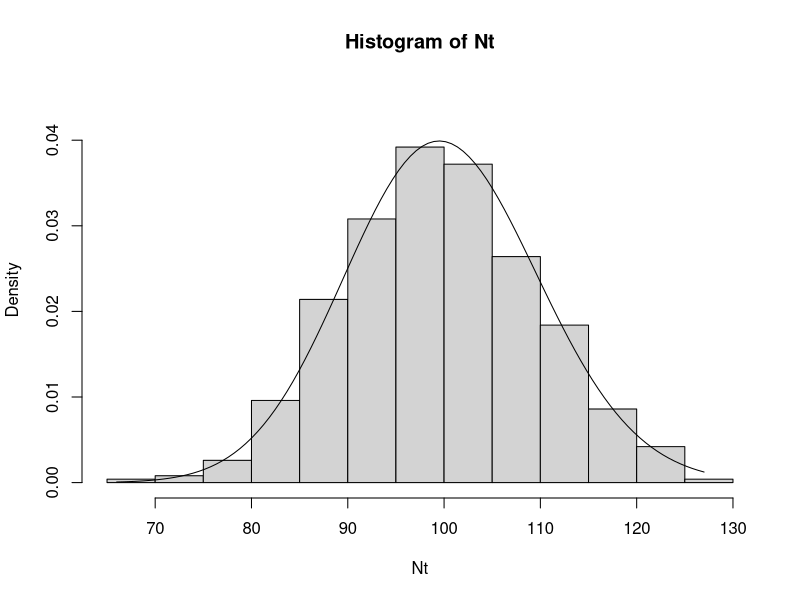
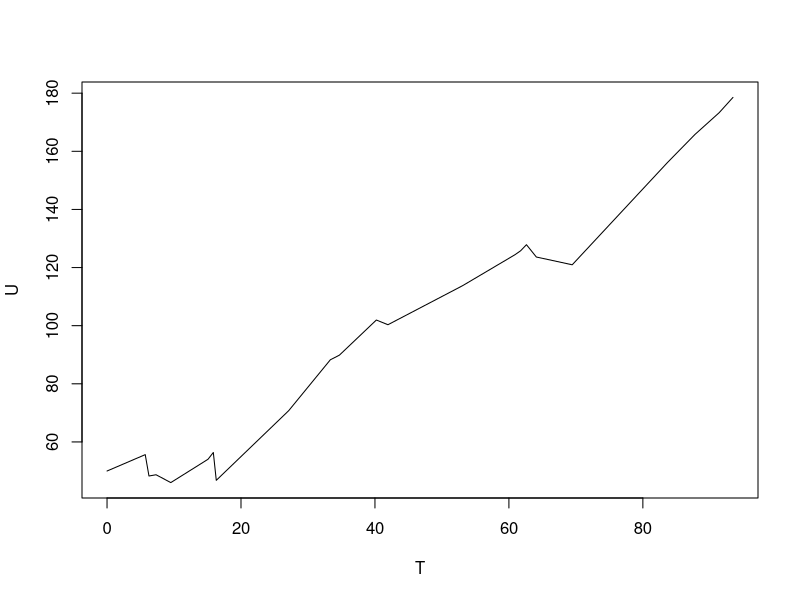
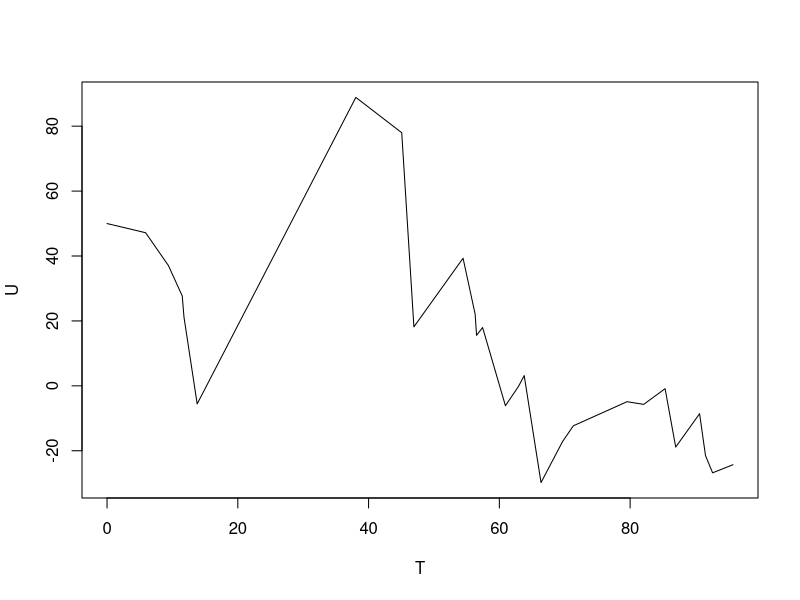

The R script that drew these images, in order:
## Лабораторная работа №7

## 1. Реализовать 1000 случайных величин 𝑁𝑡 при фиксированном значении 𝑡 = 50, 𝜆 = 2. ----

t = 50; lambda = 2

n = 1000
Nt = array(dim=n)

i = 1
repeat {
  count = 0
  tau = c()
  repeat {
    tau = c(tau,rexp(1,lambda))
    if (sum(tau)<=t) count = count + 1
    else break
  }
  Nt[i] = count
  if(i==n) break
  i = i + 1
}
Nt

## 2. Построить гистограмму реализованной последовательности и наложить ----
## на гистограмму график (13).

f_pois <- function(x,lambda,t) {
  res = (lambda*t)^x/factorial(x)*exp(-lambda*t)
  return(res)
}

hist(Nt,freq=FALSE,ylim=c(0,0.045))
curve(f_pois(x,lambda,t),xlim=c(min(Nt),max(Nt)),add=TRUE)

## 3. Реализовать процесс (12) до фиксированного момента времени 𝑡𝑚𝑎𝑥 и ----
## построить его график.

u_f <- function(c,lambda,m,U0,tmax) {
  U = U0
  T = 0
  u_prev = U0
  sum_tau = 0
  repeat {
    tau = rexp(1,lambda)
    sum_tau = sum_tau + tau
    if(sum_tau>tmax) break
    T = c(T,sum_tau)
    X = rexp(1,1/m)
    u_prev = u_prev + c*tau - X
    U = c(U,u_prev)
  }
  return(cbind.data.frame(U,T))
}

## (a) 𝑈0 = 50, условие (15) выполнено:
U0 = 50
c = 3; lambda = 0.2; m = 8
ro = c/(lambda*m) - 1
ro
tmax = 100

UT = u_f(c,lambda,m,U0,tmax)
U = UT$U; U
T = UT$T; T

plot(T,U,type='l')

# (b) 𝑈0 = 50, условие (15) не выполнено:
c = 4; lambda = 0.25; m = 20
ro = c/(lambda*m) - 1
ro

UT = u_f(c,lambda,m,U0,tmax)
U = UT$U; U
T = UT$T; T

plot(T,U,type='l')

## 4. Рассчитать выборочную вероятность разорения фирмы. ----

N = 1000
tmax = 1000; c = 1; lambda = 0.3
m = 3; U0 = 100

count = 0
for(i in 1:N) {
  U = u_f(c,lambda,m,U0,tmax)$U
  if(min(U)<0) count = count + 1
}

psi_est = 1/N*count
psi_est
